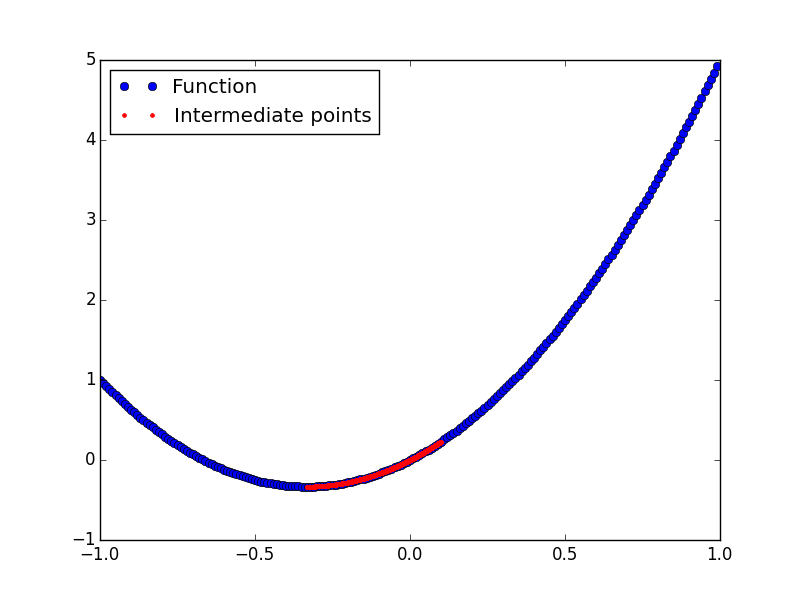

The Python source for this figure:
'''
grad_descent.py

Use gradient descent to find the minimum value of a
single variable function. This also checks for the existence
of a solution for the equation, f'(x)=0 and plots the intermediate
points traversed.
'''

from sympy import Derivative, Symbol, sympify, solve
import matplotlib.pyplot as plt

def grad_descent(x0, f1x, x):
    # check if f1x=0 has a solution
    if not solve(f1x):
        print('Cannot continue, solution for {0}=0 does not exist'.format(f1x))
        return None
    epsilon =  1e-6
    step_size = 1e-4
    x_old = x0
    x_new = x_old - step_size*f1x.subs({x:x_old}).evalf()

    # list to store the X values traversed
    X_traversed = []
    while abs(x_old - x_new) > epsilon:
        X_traversed.append(x_new)
        x_old = x_new
        x_new = x_old-step_size*f1x.subs({x:x_old}).evalf()

    return x_new, X_traversed

def frange(start, final, interval):

    numbers = []
    while start < final:
        numbers.append(start)
        start = start + interval
    
    return numbers

def create_plot(X_traversed, f, var):
    # First create the graph of the function itself
    x_val = frange(-1, 1, 0.01)
    f_val = [f.subs({var:x}) for x in x_val]
    plt.plot(x_val, f_val, 'bo')
    # calculate the function value at each of the intermediate
    # points traversed
    f_traversed = [f.subs({var:x}) for x in X_traversed]
    plt.plot(X_traversed, f_traversed, 'r.')
    plt.legend(['Function', 'Intermediate points'], loc='best')
    #plt.show()
    plt.savefig('grad_descent.png')

if __name__ == '__main__':

    f = input('Enter a function in one variable: ')
    var = input('Enter the variable to differentiate with respect to: ')
    var0 = float(input('Enter the initial value of the variable: '))
    try:
        f = sympify(f)
    except SympifyError:
        print('Invalid function entered')
    else:
        var = Symbol(var)
        d = Derivative(f, var).doit()
        var_min, X_traversed = grad_descent(var0, d, var)
        if var_min:
            print('{0}: {1}'.format(var.name, var_min))
            print('Minimum value: {0}'.format(f.subs({var:var_min})))
            create_plot(X_traversed, f, var)
